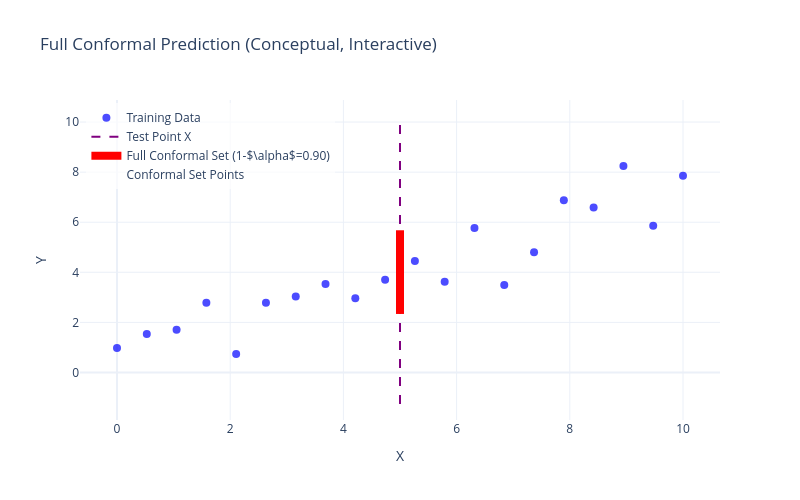

Notebook cell for this chart:
### Code cell
import plotly.graph_objs as go

# Prepare the training data scatter
trace_train = go.Scatter(
    x=X_data[:, 0],
    y=y_data,
    mode="markers",
    marker=dict(color="blue", size=8, opacity=0.7),
    name="Training Data",
)

# Vertical line for the test point X
trace_test_x = go.Scatter(
    x=[X_test_point.item(), X_test_point.item()],
    y=[y_data.min() - 2, y_data.max() + 2],
    mode="lines",
    line=dict(color="purple", dash="dash"),
    name="Test Point X",
)

# Vertical band for the conformal prediction set at X_test_point
if full_conformal_set_y_values.shape[0] > 0:
    # Band as a thick vertical line
    trace_band = go.Scatter(
        x=[X_test_point.item(), X_test_point.item()],
        y=[full_conformal_set_y_values.min(), full_conformal_set_y_values.max()],
        mode="lines",
        line=dict(color="red", width=8),
        name=f"Full Conformal Set (1-$\\alpha$={1 - alpha_level:.2f})",
    )
    # Individual points in the set
    trace_band_points = go.Scatter(
        x=[X_test_point.item()] * len(full_conformal_set_y_values),
        y=full_conformal_set_y_values,
        mode="markers",
        marker=dict(color="red", size=6, opacity=0.5, symbol="line-ns"),
        name="Conformal Set Points",
    )
    data = [trace_train, trace_test_x, trace_band, trace_band_points]
else:
    data = [trace_train, trace_test_x]

layout = go.Layout(
    title="Full Conformal Prediction (Conceptual, Interactive)",
    xaxis=dict(title="X"),
    yaxis=dict(title="Y"),
    legend=dict(x=0.01, y=0.99, bgcolor="rgba(255,255,255,0.7)"),
    width=800,
    height=500,
    template="plotly_white",
)

fig = go.Figure(data=data, layout=layout)
fig.show()

### Figure 1 — Plotly figure (JSON) as saved in the notebook; plotly's stock layout.template omitted (floating-point values rounded to 4 significant figures)
{"data": [{"marker": {"color": "blue", "opacity": 0.7, "size": 8}, "mode": "markers", "name": "Training Data", "type": "scatter", "x": [0.0, 0.5263, 1.053, 1.579, 2.105, 2.632, 3.158, 3.684, 4.211, 4.737, 5.263, 5.789, 6.316, 6.842, 7.368, 7.895, 8.421, 8.947, 9.474, 10.0], "y": [0.9735, 1.538, 1.706, 2.782, 0.7411, 2.789, 3.038, 3.535, 2.963, 3.701, 4.447, 3.621, 5.765, 3.492, 4.798, 6.875, 6.588, 8.242, 5.854, 7.857]}, {"line": {"color": "purple", "dash": "dash"}, "mode": "lines", "name": "Test Point X", "type": "scatter", "x": [5, 5], "y": [-1.259, 10.24]}, {"line": {"color": "red", "width": 8}, "mode": "lines", "name": "Full Conformal Set (1-$\\alpha$=0.90)", "type": "scatter", "x": [5, 5], "y": [2.337, 5.679]}, {"marker": {"color": "red", "opacity": 0.5, "size": 6, "symbol": "line-ns"}, "mode": "markers", "name": "Conformal Set Points", "type": "scatter", "x": [5, 5, 5, 5, 5, 5, 5, 5, 5, 5, 5, 5, 5, 5, 5, 5, 5, 5, 5, 5, 5, 5, 5, 5, 5, 5, 5, 5, 5, 5, 5, 5, 5, 5, 5, 5, 5, 5, 5], "y": [2.337, 2.425, 2.513, 2.601, 2.689, 2.776, 2.864, 2.952, 3.04, 3.128, 3.216, 3.304, 3.392, 3.48, 3.568, 3.656, 3.744, 3.832, 3.92, 4.008, 4.096, 4.184, 4.271, 4.359, 4.447, 4.535, 4.623, 4.711, 4.799, 4.887, 4.975, 5.063, 5.151, 5.239, 5.327, 5.415, 5.503, 5.591, 5.679]}], "layout": {"height": 500, "legend": {"bgcolor": "rgba(255,255,255,0.7)", "x": 0.01, "y": 0.99}, "title": {"text": "Full Conformal Prediction (Conceptual, Interactive)"}, "width": 800, "xaxis": {"title": {"text": "X"}}, "yaxis": {"title": {"text": "Y"}}}}
